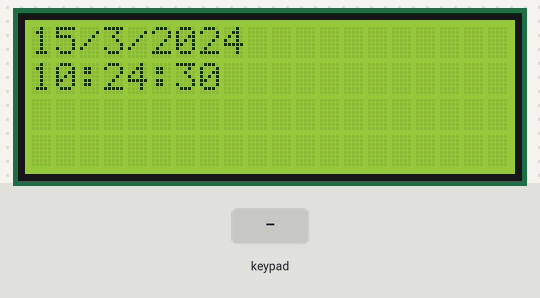
Simulated run of this sketch. Board: Arduino Uno, built with avr-gcc and run on an emulated ATmega328P. Shown: 20×4 character LCD. Inputs (shaded band) come from the test bench. The local clock reads 2024-03-15 10:24:30 at power-on unless the sketch sets it.

Above: at 0.1 s.
1.3 s: key 'A' pressed
At 2.9 s:
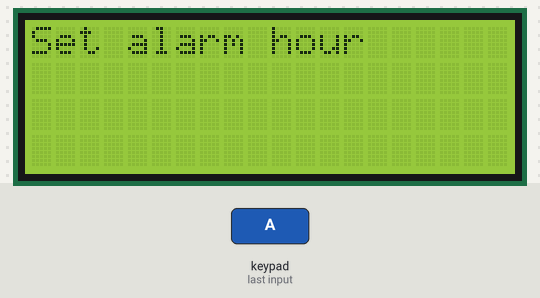
4.0 s: keypad keys 1 2 1 1 1 0 9 * pressed 0.4 s apart
At 8.3 s:
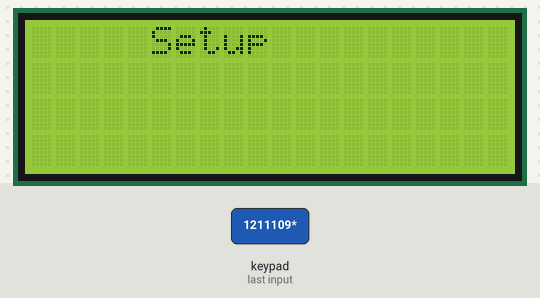
8.7 s: keypad keys 1 2 1 1 1 0 9 # pressed 0.4 s apart
At 12.9 s:
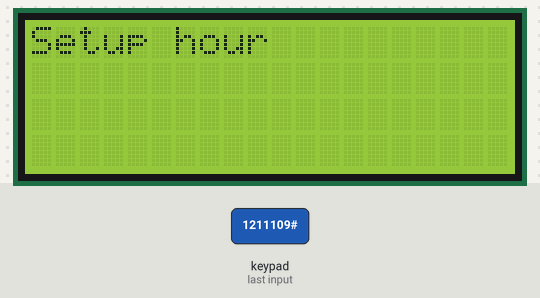
13.4 s: keypad keys 1 2 1 1 1 0 9 pressed 0.4 s apart
At 15.0 s:
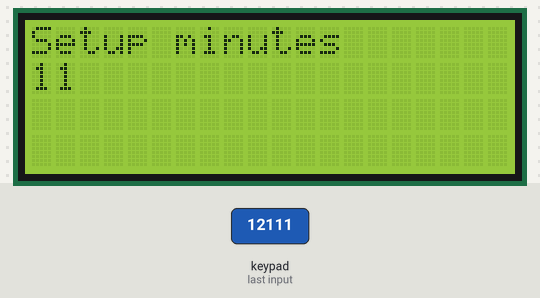
17.7 s: key 'B' pressed
At 18.2 s:
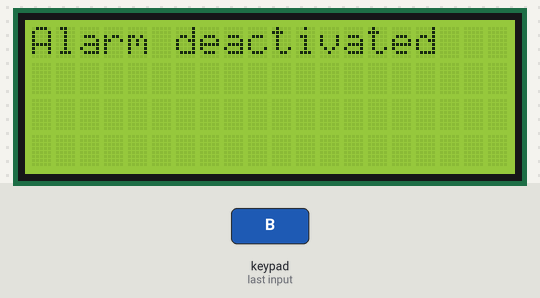
19.9 s: key '*' pressed
At 21.8 s:
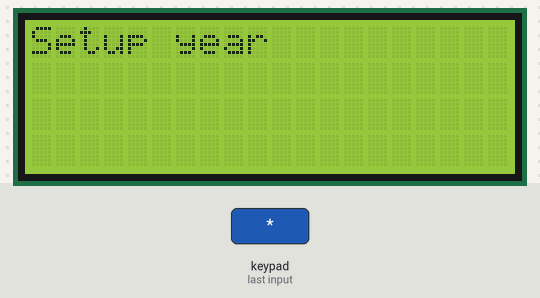
Timing chart, 0 to 23.3 s (numbered marks = the images above; inputs shaded):
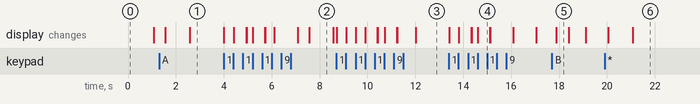

The sketch:

CeasDigitalCuTastatura.ino
```cpp
#include <LiquidCrystal_I2C.h>

//This code is to use with DS1302 RTC module + 4*4 Keypad + LCD i2c + Arduino + Buzzer
//After wiring the modules, the LCD will show the default date and time or the one set before
//The objective of this project is that you can set the RTC module from the keypad, and sure it will stay stored
//Then show it on the screen and after you can set your alarm.
//Refer to https://www.surtrtech.com or SurtrTech youtube channel for more information

#include <Keypad.h> //Libraries needed
#include <virtuabotixRTC.h>
#include <LiquidCrystal_I2C.h>

#define I2C_ADDR 0x27 //LCD i2c stuff
#define BACKLIGHT_PIN 3
#define En_pin 2
#define Rw_pin 1
#define Rs_pin 0
#define D4_pin 4
#define D5_pin 5
#define D6_pin 6
#define D7_pin 7

LiquidCrystal_I2C lcd(I2C_ADDR,En_pin,Rw_pin,Rs_pin,D4_pin,D5_pin,D6_pin,D7_pin);


virtuabotixRTC myRTC(2, 3, 4); //Wiring of the RTC (CLK,DAT,RST)
                               //If you change the wiring change the pins here also


const byte numRows= 4; //number of rows on the keypad
const byte numCols= 4; //number of columns on the keypad

//keymap defines the key pressed according to the row and columns just as appears on the keypad
char keymap[numRows][numCols]=
{
{'1', '2', '3', 'A'},
{'4', '5', '6', 'B'},
{'7', '8', '9', 'C'},
{'*', '0', '#', 'D'}
};


byte rowPins[numRows] = {12,11,10,9}; //Rows 0 to 3 //if you modify your pins you should modify this too
byte colPins[numCols]= {8,7,6,5}; //Columns 0 to 3

int i1,i2,i3,i4;
char c1,c2,c3,c4;
char keypressed,keypressedx;

int A_hour=NULL;
int A_minute=NULL;
int AlarmIsActive=NULL;
int LMA=0;
int LMAVERF=0;
int luni;
int ani;

int buzzer = 13;


Keypad myKeypad= Keypad(makeKeymap(keymap), rowPins, colPins, numRows, numCols);


void setup() {
  Serial.begin(9600);
  lcd.begin (20,4); //Initialize the LCD
  lcd.setBacklightPin(BACKLIGHT_PIN,POSITIVE);
  lcd.setBacklight(HIGH);
  lcd.home ();

}

void loop() {

  while(keypressed == NO_KEY){ //As long as no key is pressed we keep showing the date and time, I'm obliged to clear the screen everytime so the numbers don't get confused
                               //And I should add that little delay so the screen shows correctly otherwise it didn't work for me
  keypressed = myKeypad.getKey();
  lcd.clear(); //Here after clearing the LCD we take the time from the module and print it on the screen with usual LCD functions
  myRTC.updateTime();

  if(myRTC.hours==A_hour && myRTC.minutes==A_minute && AlarmIsActive==1 && myRTC.seconds >= 0 && myRTC.seconds <= 2){
    while(keypressedx == NO_KEY){
    tone(buzzer, 1000); //You can modify the tone or make your own sound
    delay(100);
    tone(buzzer, 2000);
    delay(100);
    lcd.clear();
    lcd.print("Buna iubita mea !!!"); //Message to show when the alarm is ringing
    keypressedx = myKeypad.getKey();
    }


  }
  keypressedx = NO_KEY;
  noTone(buzzer);
  lcd.setCursor(0,0);
  lcd.print(myRTC.dayofmonth);
  lcd.print("/");
  lcd.print(myRTC.month);
  lcd.print("/");
  lcd.print(myRTC.year);
  lcd.setCursor(0,1);
  lcd.print(myRTC.hours);
  lcd.print(":");
  lcd.print(myRTC.minutes);
  lcd.print(":");
  lcd.print(myRTC.seconds);
  delay(100);

  if(myRTC.dayofmonth==28 && myRTC.hours==0 && myRTC.minutes==0 && myRTC.seconds==0)
  {
     LMA = 1;
  }
  if(LMA==1){
    while(keypressedx == NO_KEY && LMA==1){
    tone(buzzer, 1000); //You can modify the tone or make your own sound
    delay(100);
    tone(buzzer, 2000);
    delay(100);
    lcd.clear();
    lcd.print("LA MULTI ANI BUBI !!"); //Message to show when the alarm is ringing
    lcd.setCursor(0, 1);
    ani=myRTC.year-2022;
    lcd.print(ani);
    lcd.print(" ani si ");
    if(myRTC.month>=7)
      luni=myRTC.month-7;
    else
      luni=myRTC.month+5;
    lcd.print(luni);
    lcd.print(" luni!");
    keypressedx = myKeypad.getKey();
    }
    LMA=0;


  }
  //if(myRTC.dayofmonth==27 && myRTC.hours==23 && myRTC.minutes==59 && myRTC.seconds==59)
    //{
      //LMAVERF=1;
    //}

  }


         if (keypressed == '*') //As we everytime check the key pressed we only proceed to setup if we press "*"
             {
              lcd.clear();
              lcd.print("     Setup");
             delay(1000);
              lcd.clear();
              lcd.print("Setup year");
              //So you can understand how this works, first it shows us "setup" then it prints "setup year" and now you can write your year normally (2-0-1-8)
              //It automatically passes to setting up the month...until it's finished
              //The keys from keypad are all considered chars (c) so we should convert them to int that's what I did then we store them (i)
              //We do some math and we get the year, month... as int so we can inject them to the RTC otherwise it will not be compiled
              //Months like April you should write 04, 03 for March... otherwise it will not pass to the next parameter
              //The RTC virtuabotix library is already set to not accept strange time and dates (45/17/1990) (58:90:70), and yes old dates are considered as errors
             char keypressed2 = myKeypad.waitForKey();
                    if (keypressed2 != NO_KEY && keypressed2 !='*' && keypressed2 !='#' && keypressed2 !='A' && keypressed2 !='B' && keypressed2 !='C' && keypressed2 !='D' )
                      {
                       c1 = keypressed2;
                       lcd.setCursor(0, 1);
                       lcd.print(c1);
                       }
                 char      keypressed3 = myKeypad.waitForKey();
                    if (keypressed3 != NO_KEY && keypressed3 !='*' && keypressed3 !='#' && keypressed3 !='A' && keypressed3 !='B' && keypressed3 !='C' && keypressed3 !='D' )
                      {
                       c2 = keypressed3;
                       lcd.setCursor(1, 1);
                       lcd.print(c2);
                       }
                   char  keypressed4 = myKeypad.waitForKey();
                   if (keypressed4 != NO_KEY && keypressed4 !='*' && keypressed4 !='#' && keypressed4 !='A' && keypressed4 !='B' && keypressed4 !='C' && keypressed4 !='D' )
                      {
                       c3 = keypressed4;
                       lcd.setCursor(2, 1);
                       lcd.print(c3);
                       }
                   char   keypressed5 = myKeypad.waitForKey();
                   if (keypressed5 != NO_KEY && keypressed5 !='*' && keypressed5 !='#' && keypressed5 !='A' && keypressed5 !='B' && keypressed5 !='C' && keypressed5 !='D' )
                      {
                       c4 = keypressed5;
                       lcd.setCursor(3, 1);
                       lcd.print(c4);
                       }

                     i1=(c1-48)*1000;        //the keys pressed are stored into chars I convert them to int then i did some multiplication to get the code as an int of xxxx
                     i2=(c2-48)*100;
                     i3=(c3-48)*10;
                     i4=c4-48;
                     int N_year=i1+i2+i3+i4;
                   delay(500);
                     lcd.clear();
                     lcd.print("Setup month");

////////////////////////////////////////////////////////////////
                     char keypressed6 = myKeypad.waitForKey();  // here all programs are stopped until you enter the four digits then it gets compared to the code above
                    if (keypressed6 != NO_KEY && keypressed6 !='*' && keypressed6 !='#' && keypressed6 !='A' && keypressed6 !='B' && keypressed6 !='C' && keypressed6 !='D' )
                      {
                       c1 = keypressed6;
                       lcd.setCursor(0, 1);
                       lcd.print(c1);
                       }
                    char   keypressed7 = myKeypad.waitForKey();
                    if (keypressed7 != NO_KEY && keypressed7 !='*' && keypressed7 !='#' && keypressed7 !='A' && keypressed7 !='B' && keypressed7 !='C' && keypressed7 !='D' )
                      {
                       c2 = keypressed7;
                       lcd.setCursor(1, 1);
                       lcd.print(c2);
                       }


                     i1=(c1-48)*10;
                     i2=c2-48;
                    int N_month=i1+i2;
                     delay(500);

                     lcd.clear();
                     lcd.print("Setup Day");

 ////////////////////////////////////////////////////////////////
                      char keypressed8 = myKeypad.waitForKey();  // here all programs are stopped until you enter the four digits then it gets compared to the code above
                    if (keypressed8 != NO_KEY && keypressed8 !='*' && keypressed8 !='#' && keypressed8 !='A' && keypressed8 !='B' && keypressed8 !='C' && keypressed8 !='D' )
                      {
                        c1 = keypressed8;
                       lcd.setCursor(0, 1);
                       lcd.print(c1);
                       }
                      char keypressed9 = myKeypad.waitForKey();
                    if (keypressed9 != NO_KEY && keypressed9 !='*' && keypressed9 !='#' && keypressed9 !='A' && keypressed9 !='B' && keypressed9 !='C' && keypressed9 !='D' )
                      {
                        c2 = keypressed9;
                       lcd.setCursor(1, 1);
                       lcd.print(c2);
                       }


                     i1=(c1-48)*10;
                     i2=c2-48;
                    int N_day=i1+i2;
                    delay(500);
                     lcd.clear();
                     lcd.print("Setup hour");
////////////////////////////////////////////////////////////////////////////////////:
                     char keypressed10 = myKeypad.waitForKey();  // here all programs are stopped until you enter the four digits then it gets compared to the code above
                    if (keypressed10 != NO_KEY && keypressed10 !='*' && keypressed10 !='#' && keypressed10 !='A' && keypressed10 !='B' && keypressed10 !='C' && keypressed10 !='D' )
                      {
                       c1 = keypressed10;
                       lcd.setCursor(0, 1);
                       lcd.print(c1);
                       }
                    char   keypressed11 = myKeypad.waitForKey();
                    if (keypressed11 != NO_KEY && keypressed11 !='*' && keypressed11 !='#' && keypressed11 !='A' && keypressed11 !='B' && keypressed11 !='C' && keypressed11 !='D' )
                      {
                        c2 = keypressed11;
                       lcd.setCursor(1, 1);
                       lcd.print(c2);
                       }


                     i1=(c1-48)*10;
                     i2=c2-48;
                    int N_hour=i1+i2;
                    delay(500);
                     lcd.clear();
                     lcd.print("Setup minutes");
////////////////////////////////////////////////////////////////////////////////////:
                    char keypressed12 = myKeypad.waitForKey();  // here all programs are stopped until you enter the four digits then it gets compared to the code above
                    if (keypressed12 != NO_KEY && keypressed12 !='*' && keypressed12 !='#' && keypressed12 !='A' && keypressed12 !='B' && keypressed12 !='C' && keypressed12 !='D' )
                      {
                        c1 = keypressed12;
                       lcd.setCursor(0, 1);
                       lcd.print(c1);
                       }
                   char    keypressed13 = myKeypad.waitForKey();
                    if (keypressed13 != NO_KEY && keypressed13 !='*' && keypressed13 !='#' && keypressed13 !='A' && keypressed13 !='B' && keypressed13 !='C' && keypressed13 !='D' )
                      {
                        c2 = keypressed13;
                       lcd.setCursor(1, 1);
                       lcd.print(c2);
                       }


                     i1=(c1-48)*10;
                     i2=c2-48;
                    int N_minutes=i1+i2;
                    delay(500);
                     lcd.clear();

                    myRTC.setDS1302Time(22, N_minutes, N_hour, 1, N_day, N_month, N_year); //once we're done setting the date and time we transfer to values to the RTC module
                                                                                           //the 22 stands for seconds you can add a setup for it too if you want
                                                                                           //the 1 stands for day of the week, as long I don't show it on the screen I don't change it
                    keypressed=NO_KEY; //the "*" key is stored in "keypressed" so I remove that value from it otherwise it will get me in the setup again
              }
/////////////////////////////////////////Alarme setup/////////////////////////////////

             if (keypressed == 'A'){
              lcd.clear();
              lcd.print("  Alarm setup  ");
              delay(1000);
              lcd.clear();
              lcd.print("Set alarm hour");

               char keypressed14 = myKeypad.waitForKey();  // here all programs are stopped until you enter the four digits then it gets compared to the code above
                    if (keypressed14 != NO_KEY && keypressed14 !='*' && keypressed14 !='#' && keypressed14 !='A' && keypressed14 !='B' && keypressed14 !='C' && keypressed14 !='D' )
                      {
                       c1 = keypressed14;
                       lcd.setCursor(0, 1);
                       lcd.print(c1);
                       }
                    char   keypressed15 = myKeypad.waitForKey();
                    if (keypressed15 != NO_KEY && keypressed15 !='*' && keypressed15 !='#' && keypressed15 !='A' && keypressed15 !='B' && keypressed15 !='C' && keypressed15 !='D' )
                      {
                        c2 = keypressed15;
                       lcd.setCursor(1, 1);
                       lcd.print(c2);
                       }


                     i1=(c1-48)*10;
                     i2=c2-48;
                     A_hour=i1+i2;
                    delay(500);
                     lcd.clear();
                     lcd.print("Set alarm minutes");
                      char keypressed16 = myKeypad.waitForKey();  // here all programs are stopped until you enter the four digits then it gets compared to the code above
                    if (keypressed16 != NO_KEY && keypressed16 !='*' && keypressed16 !='#' && keypressed16 !='A' && keypressed16 !='B' && keypressed16 !='C' && keypressed16 !='D' )
                      {
                       c1 = keypressed16;
                       lcd.setCursor(0, 1);
                       lcd.print(c1);
                       }
                    char   keypressed17 = myKeypad.waitForKey();
                    if (keypressed17 != NO_KEY && keypressed17 !='*' && keypressed17 !='#' && keypressed17 !='A' && keypressed17 !='B' && keypressed17 !='C' && keypressed17 !='D' )
                      {
                        c2 = keypressed17;
                       lcd.setCursor(1, 1);
                       lcd.print(c2);
                       }


                     i1=(c1-48)*10;
                     i2=c2-48;
                     A_minute=i1+i2;
                    delay(500);
                     lcd.clear();
                      AlarmIsActive=1;
                      keypressed=NO_KEY;
             }
             if (keypressed == 'B')
             {
              lcd.clear();
              lcd.print("Alarm deactivated");
              AlarmIsActive=0;
              keypressed=NO_KEY;
              delay(500);
             }
             else {
              myRTC.updateTime();
              keypressed=NO_KEY;
             }


}
```

Measured:
- after the input at 1.3 s, the display: first changes after 0.26 s (image 1 shows a later state)
- after the input at 4.0 s, the display: first changes at once (image 2 shows a later state)
- after the input at 8.7 s, the display: first changes at once (image 3 shows a later state)
- after the input at 13.4 s, the display: first changes at once (image 4 shows a later state)
- after the input at 17.7 s, the display: changes after 0.18 s (image 5)
- after the input at 19.9 s, the display: first changes after 0.16 s (image 6 shows a later state)
- what the display in image 2 shows lasts 1.0 s, from 7.6 s to 8.6 s
